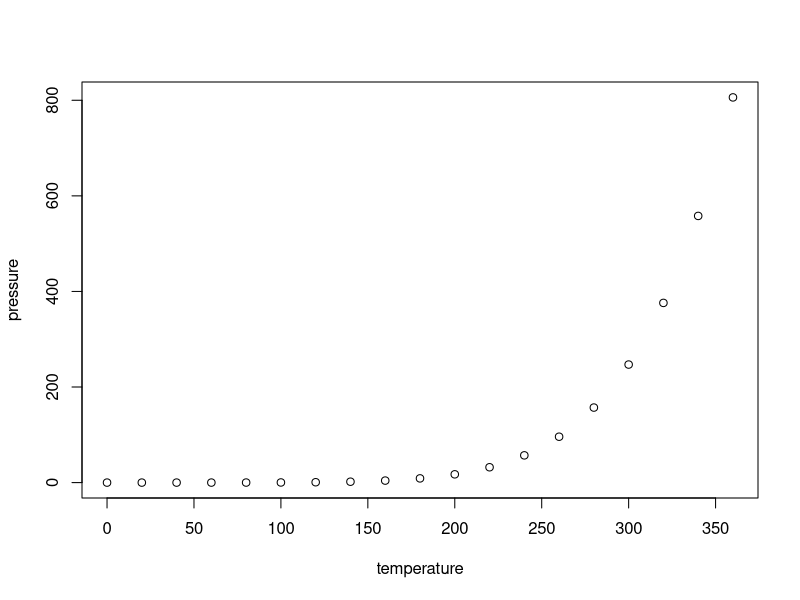
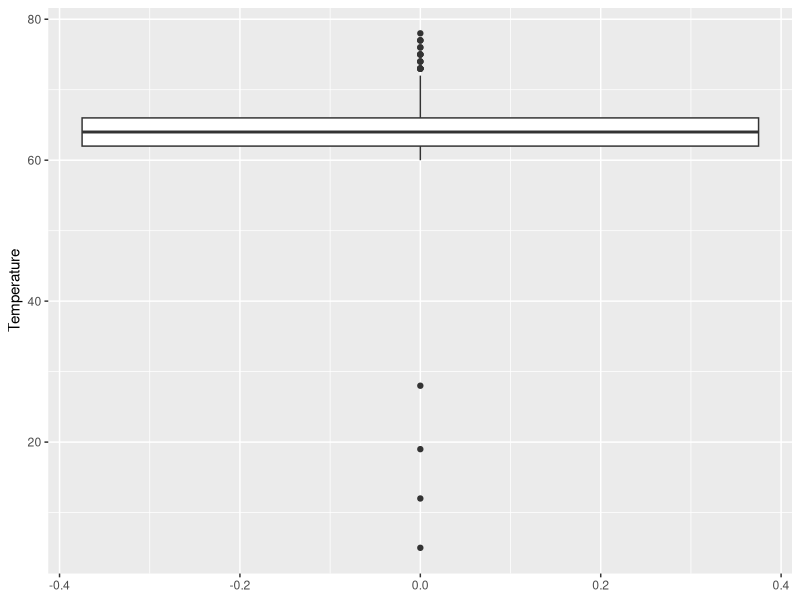
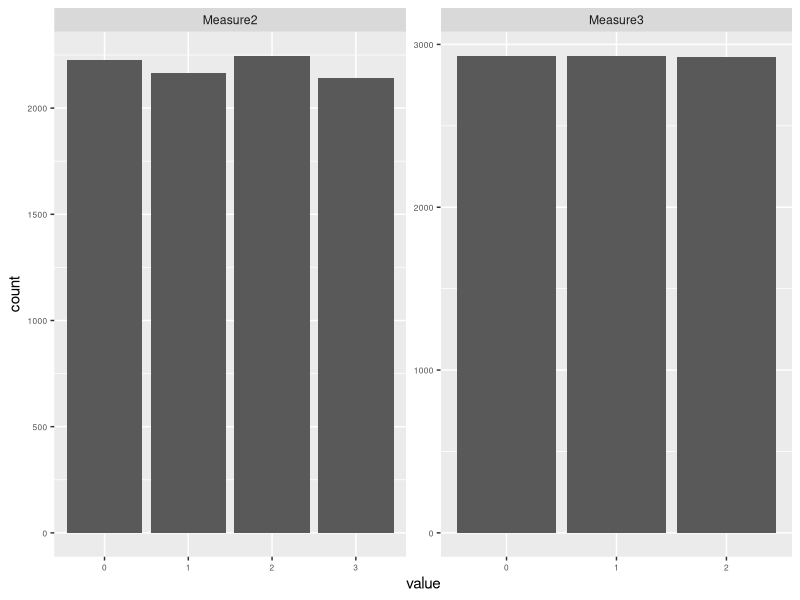
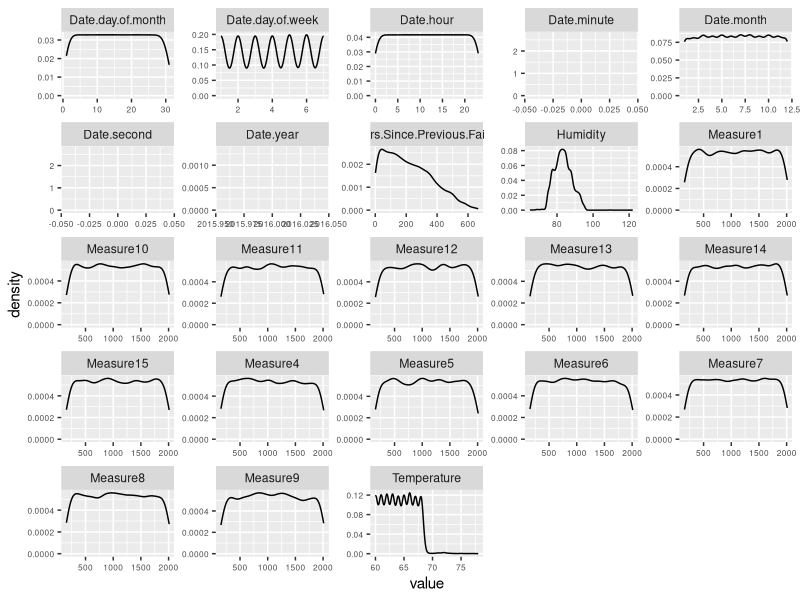

Here is the R script that generated these plots, in order:
## ---- chunk 1
knitr::opts_chunk$set(echo = TRUE)
## ---- chunk 2
summary(cars)
## ---- chunk 3
plot(pressure)
## ---- chunk 4
options(scipen=999)#Desactiva la notacion cientifica
## ---- chunk 5
packages <- c("dplyr", "skimr", "lubridate","tidyr","ggplot2")
newpack  = packages[!(packages %in% installed.packages()[,"Package"])]

if(length(newpack)) install.packages(newpack)
a=lapply(packages, library, character.only=TRUE)
## ---- chunk 6
df <- read.csv(file = 'DataSetFallosMaquina.csv',sep=',')
## ---- chunk 7
#Visi?n general
glimpse(df)
skim(df)
## ---- chunk 8
ggplot(df,x=1) + geom_boxplot(aes(y=Temperature))
## ---- chunk 9
#Corregimos los tipos de variables y los at?picos
df <- df %>%
  mutate(Measure2 = as.factor(Measure2), #Corregimos Measure2
         Measure3 = as.factor(Measure3)) %>% #Corregimos Measure3 
  filter(Temperature > 50) #eliminamos los 4 at?picos de temperature
## ---- chunk 10
#Exploramos las de tipo factor
df %>%
  select_if(is.factor) %>%
  gather() %>%
  ggplot(aes(value)) + geom_bar() + facet_wrap(~key,scales='free') +
  theme(axis.text=element_text(size=6))#esto es para cambiar el tama?o del texto del eje y que se lea bien

#Y las de tipo entero
df %>%
  select_if(is.integer) %>%
  gather() %>%
  ggplot(aes(value)) + geom_density() + facet_wrap(~key,scales='free') +
  theme(axis.text=element_text(size=6))#esto es para cambiar el tama?o del texto del eje y que se lea bien

#Hacemos an?lisis de correlaciones
df %>%
  select_if(is.integer) %>%
  cor() %>% 
  round(digits = 2)

#Hacemos un zoom sobre el desbalanceo de la variable target
table(df$Failure)
## ---- chunk 11
#Vamos a balancear usando la t?cnica del inframuestreo:
#Comprobamos la penetraci?n exacta de la target
#Tenemos 81 sis que sobre el total de casos son un 0,9%:
81/nrow(df) * 100

#Para tener casi un 10% necesitar?amos incrementar la proporci?n aprox en x10
#Entonces vamos a reducir los nos para que salga aprox esa proporci?n
#Nuevo df de nos
set.seed(1234) #para que nos salga lo mismo
df_nos <- df %>%
  filter(Failure == 'No') %>%
  sample_frac(size = 0.08)
#Df de sis
df_sis <- df %>% filter(Failure == 'Yes')
#Y los unimos de nuevo en un nuevo df reducido
df_red <- rbind(df_nos,df_sis)
#Comprobamos de nuevo la penetaci?n de la target
count(df_red,Failure)
81/nrow(df_red) * 100
